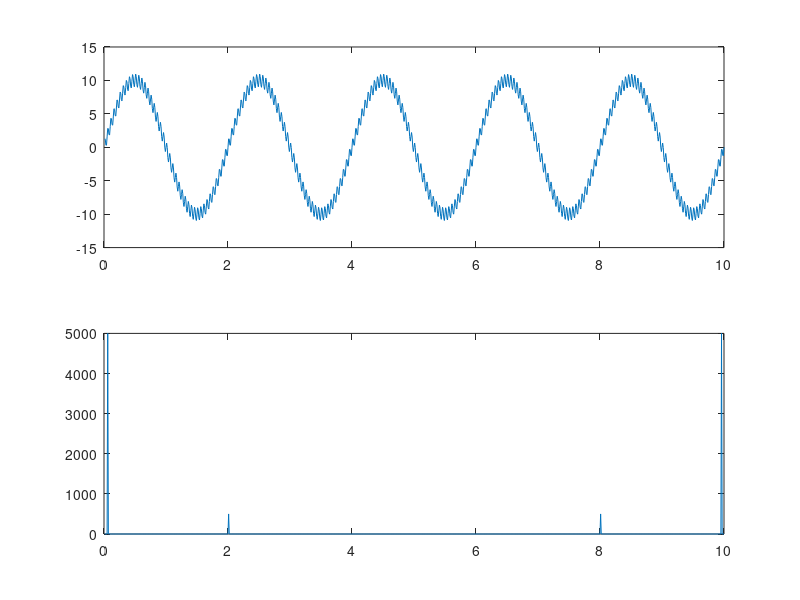

The MATLAB source for this figure:
clc
clear all
close all

t=0.01:0.01:10;
x=10*sin(2*pi*0.5*t)+1*sin(2*pi*20*t);

plot(t,x,'*');
  

x_fft=abs(fft(x));

subplot(2,1,1);

plot(t,x);

subplot(2,1,2);

plot(t,x_fft);
